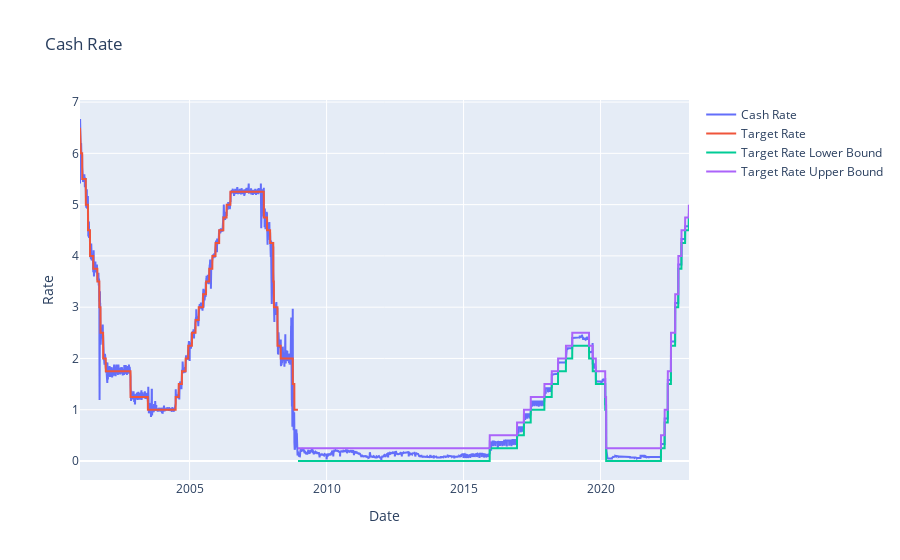

Notebook cell for this chart:
### Code cell
# Plot the repo rate as a line chart
fig = go.Figure()
fig.add_trace(go.Scatter(x=cash_rate.index, y=cash_rate.DFF, mode='lines', name='Cash Rate'))
fig.add_trace(go.Scatter(x=cash_rate.index, y=cash_rate.DFEDTAR, mode='lines', name='Target Rate'))
fig.add_trace(go.Scatter(x=cash_rate.index, y=cash_rate.DFEDTARL, mode='lines', name='Target Rate Lower Bound'))
fig.add_trace(go.Scatter(x=cash_rate.index, y=cash_rate.DFEDTARU, mode='lines', name='Target Rate Upper Bound'))
fig.update_layout(title="Cash Rate", xaxis_title="Date", yaxis_title="Rate")
fig.show()

### Figure 1 — Plotly figure (JSON) as saved in the notebook; plotly's stock layout.template omitted (floating-point values rounded to 4 significant figures; data arrays with more than 128 entries replaced by an {"elided": "..."} marker saying what was removed)
{"data": [{"mode": "lines", "name": "Cash Rate", "type": "scatter", "x": {"elided": "8119 str values"}, "y": {"elided": "8119 float values"}}, {"mode": "lines", "name": "Target Rate", "type": "scatter", "x": {"elided": "8119 str values"}, "y": {"elided": "8119 float values"}}, {"mode": "lines", "name": "Target Rate Lower Bound", "type": "scatter", "x": {"elided": "8119 str values"}, "y": {"elided": "8119 float values"}}, {"mode": "lines", "name": "Target Rate Upper Bound", "type": "scatter", "x": {"elided": "8119 str values"}, "y": {"elided": "8119 float values"}}], "layout": {"title": {"text": "Cash Rate"}, "xaxis": {"title": {"text": "Date"}}, "yaxis": {"title": {"text": "Rate"}}}}
